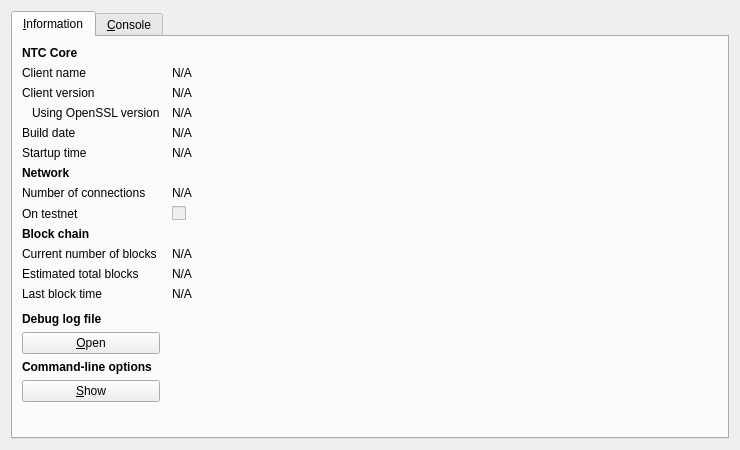
<?xml version="1.0" encoding="UTF-8"?>
<ui version="4.0">
 <class>RPCConsole</class>
 <widget class="QDialog" name="RPCConsole">
  <property name="geometry">
   <rect>
    <x>0</x>
    <y>0</y>
    <width>740</width>
    <height>450</height>
   </rect>
  </property>
  <property name="windowTitle">
   <string>NTC - Debug window</string>
  </property>
  <layout class="QVBoxLayout" name="verticalLayout_2">
   <item>
    <widget class="QTabWidget" name="tabWidget">
     <property name="currentIndex">
      <number>0</number>
     </property>
     <widget class="QWidget" name="tab_info">
      <attribute name="title">
       <string>&amp;Information</string>
      </attribute>
      <layout class="QGridLayout" name="gridLayout" columnstretch="0,1">
       <property name="horizontalSpacing">
        <number>12</number>
       </property>
       <item row="0" column="0">
        <widget class="QLabel" name="label_9">
         <property name="font">
          <font>
           <weight>75</weight>
           <bold>true</bold>
          </font>
         </property>
         <property name="text">
          <string>NTC Core</string>
         </property>
        </widget>
       </item>
       <item row="1" column="0">
        <widget class="QLabel" name="label_5">
         <property name="text">
          <string>Client name</string>
         </property>
        </widget>
       </item>
       <item row="1" column="1">
        <widget class="QLabel" name="clientName">
         <property name="cursor">
          <cursorShape>IBeamCursor</cursorShape>
         </property>
         <property name="text">
          <string>N/A</string>
         </property>
         <property name="textFormat">
          <enum>Qt::PlainText</enum>
         </property>
         <property name="textInteractionFlags">
          <set>Qt::LinksAccessibleByMouse|Qt::TextSelectableByKeyboard|Qt::TextSelectableByMouse</set>
         </property>
        </widget>
       </item>
       <item row="2" column="0">
        <widget class="QLabel" name="label_6">
         <property name="text">
          <string>Client version</string>
         </property>
        </widget>
       </item>
       <item row="2" column="1">
        <widget class="QLabel" name="clientVersion">
         <property name="cursor">
          <cursorShape>IBeamCursor</cursorShape>
         </property>
         <property name="text">
          <string>N/A</string>
         </property>
         <property name="textFormat">
          <enum>Qt::PlainText</enum>
         </property>
         <property name="textInteractionFlags">
          <set>Qt::LinksAccessibleByMouse|Qt::TextSelectableByKeyboard|Qt::TextSelectableByMouse</set>
         </property>
        </widget>
       </item>
       <item row="3" column="0">
        <widget class="QLabel" name="label_14">
         <property name="text">
          <string>Using OpenSSL version</string>
         </property>
         <property name="indent">
          <number>10</number>
         </property>
        </widget>
       </item>
       <item row="3" column="1">
        <widget class="QLabel" name="openSSLVersion">
         <property name="cursor">
          <cursorShape>IBeamCursor</cursorShape>
         </property>
         <property name="text">
          <string>N/A</string>
         </property>
         <property name="textFormat">
          <enum>Qt::PlainText</enum>
         </property>
         <property name="textInteractionFlags">
          <set>Qt::LinksAccessibleByMouse|Qt::TextSelectableByKeyboard|Qt::TextSelectableByMouse</set>
         </property>
        </widget>
       </item>
       <item row="4" column="0">
        <widget class="QLabel" name="label_12">
         <property name="text">
          <string>Build date</string>
         </property>
        </widget>
       </item>
       <item row="4" column="1">
        <widget class="QLabel" name="buildDate">
         <property name="cursor">
          <cursorShape>IBeamCursor</cursorShape>
         </property>
         <property name="text">
          <string>N/A</string>
         </property>
         <property name="textFormat">
          <enum>Qt::PlainText</enum>
         </property>
         <property name="textInteractionFlags">
          <set>Qt::LinksAccessibleByMouse|Qt::TextSelectableByKeyboard|Qt::TextSelectableByMouse</set>
         </property>
        </widget>
       </item>
       <item row="5" column="0">
        <widget class="QLabel" name="label_13">
         <property name="text">
          <string>Startup time</string>
         </property>
        </widget>
       </item>
       <item row="5" column="1">
        <widget class="QLabel" name="startupTime">
         <property name="cursor">
          <cursorShape>IBeamCursor</cursorShape>
         </property>
         <property name="text">
          <string>N/A</string>
         </property>
         <property name="textFormat">
          <enum>Qt::PlainText</enum>
         </property>
         <property name="textInteractionFlags">
          <set>Qt::LinksAccessibleByMouse|Qt::TextSelectableByKeyboard|Qt::TextSelectableByMouse</set>
         </property>
        </widget>
       </item>
       <item row="6" column="0">
        <widget class="QLabel" name="label_11">
         <property name="font">
          <font>
           <weight>75</weight>
           <bold>true</bold>
          </font>
         </property>
         <property name="text">
          <string>Network</string>
         </property>
        </widget>
       </item>
       <item row="7" column="0">
        <widget class="QLabel" name="label_7">
         <property name="text">
          <string>Number of connections</string>
         </property>
        </widget>
       </item>
       <item row="7" column="1">
        <widget class="QLabel" name="numberOfConnections">
         <property name="cursor">
          <cursorShape>IBeamCursor</cursorShape>
         </property>
         <property name="text">
          <string>N/A</string>
         </property>
         <property name="textFormat">
          <enum>Qt::PlainText</enum>
         </property>
         <property name="textInteractionFlags">
          <set>Qt::LinksAccessibleByMouse|Qt::TextSelectableByKeyboard|Qt::TextSelectableByMouse</set>
         </property>
        </widget>
       </item>
       <item row="8" column="0">
        <widget class="QLabel" name="label_8">
         <property name="text">
          <string>On testnet</string>
         </property>
        </widget>
       </item>
       <item row="8" column="1">
        <widget class="QCheckBox" name="isTestNet">
         <property name="enabled">
          <bool>false</bool>
         </property>
         <property name="text">
          <string/>
         </property>
        </widget>
       </item>
       <item row="9" column="0">
        <widget class="QLabel" name="label_10">
         <property name="font">
          <font>
           <weight>75</weight>
           <bold>true</bold>
          </font>
         </property>
         <property name="text">
          <string>Block chain</string>
         </property>
        </widget>
       </item>
       <item row="10" column="0">
        <widget class="QLabel" name="label_3">
         <property name="text">
          <string>Current number of blocks</string>
         </property>
        </widget>
       </item>
       <item row="10" column="1">
        <widget class="QLabel" name="numberOfBlocks">
         <property name="cursor">
          <cursorShape>IBeamCursor</cursorShape>
         </property>
         <property name="text">
          <string>N/A</string>
         </property>
         <property name="textFormat">
          <enum>Qt::PlainText</enum>
         </property>
         <property name="textInteractionFlags">
          <set>Qt::LinksAccessibleByMouse|Qt::TextSelectableByKeyboard|Qt::TextSelectableByMouse</set>
         </property>
        </widget>
       </item>
       <item row="11" column="0">
        <widget class="QLabel" name="label_4">
         <property name="text">
          <string>Estimated total blocks</string>
         </property>
        </widget>
       </item>
       <item row="11" column="1">
        <widget class="QLabel" name="totalBlocks">
         <property name="cursor">
          <cursorShape>IBeamCursor</cursorShape>
         </property>
         <property name="text">
          <string>N/A</string>
         </property>
         <property name="textFormat">
          <enum>Qt::PlainText</enum>
         </property>
         <property name="textInteractionFlags">
          <set>Qt::LinksAccessibleByMouse|Qt::TextSelectableByKeyboard|Qt::TextSelectableByMouse</set>
         </property>
        </widget>
       </item>
       <item row="12" column="0">
        <widget class="QLabel" name="label_2">
         <property name="text">
          <string>Last block time</string>
         </property>
        </widget>
       </item>
       <item row="12" column="1">
        <widget class="QLabel" name="lastBlockTime">
         <property name="cursor">
          <cursorShape>IBeamCursor</cursorShape>
         </property>
         <property name="text">
          <string>N/A</string>
         </property>
         <property name="textFormat">
          <enum>Qt::PlainText</enum>
         </property>
         <property name="textInteractionFlags">
          <set>Qt::LinksAccessibleByMouse|Qt::TextSelectableByKeyboard|Qt::TextSelectableByMouse</set>
         </property>
        </widget>
       </item>
       <item row="13" column="0">
        <spacer name="verticalSpacer_2">
         <property name="orientation">
          <enum>Qt::Vertical</enum>
         </property>
         <property name="sizeHint" stdset="0">
          <size>
           <width>20</width>
           <height>20</height>
          </size>
         </property>
        </spacer>
       </item>
       <item row="14" column="0">
        <widget class="QLabel" name="labelDebugLogfile">
         <property name="font">
          <font>
           <weight>75</weight>
           <bold>true</bold>
          </font>
         </property>
         <property name="text">
          <string>Debug log file</string>
         </property>
        </widget>
       </item>
       <item row="15" column="0">
        <widget class="QPushButton" name="openDebugLogfileButton">
         <property name="toolTip">
          <string>Open the NTC debug log file from the current data directory. This can take a few seconds for large log files.</string>
         </property>
         <property name="text">
          <string>&amp;Open</string>
         </property>
         <property name="autoDefault">
          <bool>false</bool>
         </property>
        </widget>
       </item>
       <item row="16" column="0">
        <widget class="QLabel" name="labelCLOptions">
         <property name="font">
          <font>
           <weight>75</weight>
           <bold>true</bold>
          </font>
         </property>
         <property name="text">
          <string>Command-line options</string>
         </property>
        </widget>
       </item>
       <item row="17" column="0">
        <widget class="QPushButton" name="showCLOptionsButton">
         <property name="toolTip">
          <string>Show the NTC-Qt help message to get a list with possible NTC command-line options.</string>
         </property>
         <property name="text">
          <string>&amp;Show</string>
         </property>
         <property name="autoDefault">
          <bool>false</bool>
         </property>
        </widget>
       </item>
       <item row="18" column="0">
        <spacer name="verticalSpacer">
         <property name="orientation">
          <enum>Qt::Vertical</enum>
         </property>
         <property name="sizeHint" stdset="0">
          <size>
           <width>20</width>
           <height>40</height>
          </size>
         </property>
        </spacer>
       </item>
      </layout>
     </widget>
     <widget class="QWidget" name="tab_console">
      <attribute name="title">
       <string>&amp;Console</string>
      </attribute>
      <layout class="QVBoxLayout" name="verticalLayout_3">
       <property name="spacing">
        <number>3</number>
       </property>
       <item>
        <widget class="QTextEdit" name="messagesWidget">
         <property name="minimumSize">
          <size>
           <width>0</width>
           <height>100</height>
          </size>
         </property>
         <property name="readOnly">
          <bool>true</bool>
         </property>
         <property name="tabKeyNavigation" stdset="0">
          <bool>false</bool>
         </property>
         <property name="columnCount" stdset="0">
          <number>2</number>
         </property>
        </widget>
       </item>
       <item>
        <layout class="QHBoxLayout" name="horizontalLayout">
         <property name="spacing">
          <number>3</number>
         </property>
         <item>
          <widget class="QLabel" name="label">
           <property name="text">
            <string notr="true">&gt;</string>
           </property>
          </widget>
         </item>
         <item>
          <widget class="QLineEdit" name="lineEdit"/>
         </item>
         <item>
          <widget class="QPushButton" name="clearButton">
           <property name="maximumSize">
            <size>
             <width>24</width>
             <height>24</height>
            </size>
           </property>
           <property name="toolTip">
            <string>Clear console</string>
           </property>
           <property name="text">
            <string/>
           </property>
           <property name="icon">
            <iconset resource="../bitcoin.qrc">
             <normaloff>:/icons/remove</normaloff>:/icons/remove</iconset>
           </property>
           <property name="shortcut">
            <string notr="true">Ctrl+L</string>
           </property>
           <property name="autoDefault">
            <bool>false</bool>
           </property>
          </widget>
         </item>
        </layout>
       </item>
      </layout>
     </widget>
    </widget>
   </item>
  </layout>
 </widget>
 <resources>
  <include location="../bitcoin.qrc"/>
 </resources>
 <connections/>
</ui>
